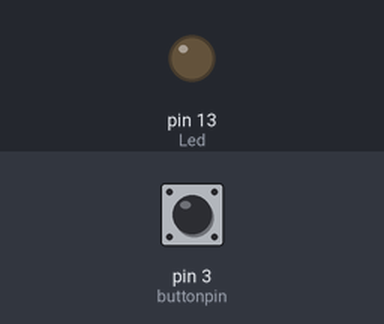
This sketch was run on a simulated Arduino Uno, built with avr-gcc and run on an emulated ATmega328P. On the bench: output pins drawn as LEDs (lit = HIGH). Inputs (shaded band) come from the test bench; at power-on: pin 3 (buttonpin) LOW. What the sketch prints to the serial monitor is not drawn.

Above: at 1.2 s.
1.3 s: pin 3 (buttonpin) pulled HIGH for 0.15 s
At 1.38 s:
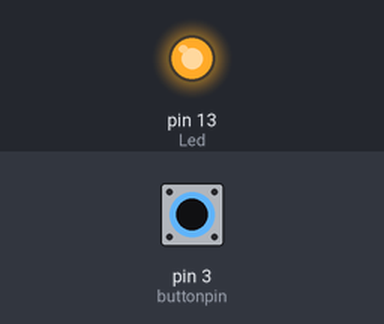
2.9 s: pin 3 (buttonpin) pulled HIGH for 3.2 s
At 7.3 s:
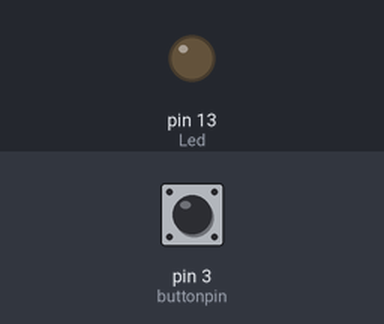
Timing chart, 0 to 8.8 s (numbered marks = the images above; inputs shaded):
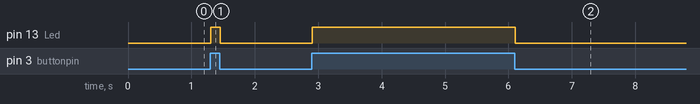

Measured:
- after the input at 1.3 s, pin 13 (Led): LOW → HIGH at once, → LOW 0.15 s later
- after the input at 2.9 s, pin 13 (Led): LOW → HIGH at once, → LOW 3.2 s later

The sketch:

_029_IR_LineTracking.ino
```cpp
int Led=13;       // Define LED Pin
int buttonpin=3;  // Define the line tracking sensor's pin
int val;          // Define a variable val
void setup()
{
  pinMode(Led,OUTPUT);  // Define LED as Output
  pinMode(buttonpin,INPUT); // Define line tracking sensor as input
  Serial.begin(9600);
}
void loop()
{
  val=digitalRead(buttonpin);// Assign the value of digital pin 3 to val
  Serial.println(val);
  if(val==HIGH)   // if anything detected by line tracking sensor, LED starts flashing.
  {
    digitalWrite(Led,HIGH);
  }
  else
  {
    digitalWrite(Led,LOW);
  }
}
```
